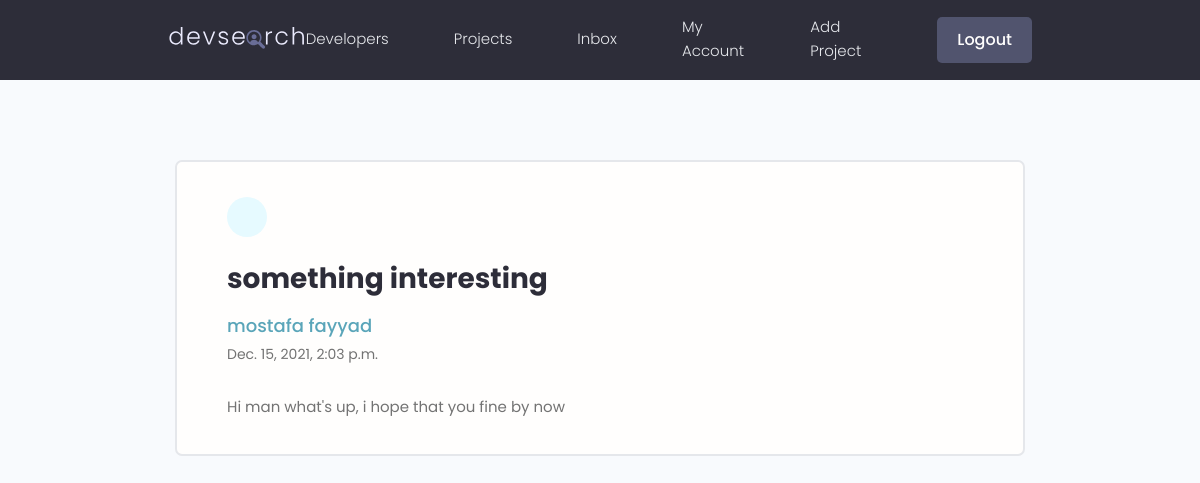
The page /user-message/b9021a7f-8710-4bbe-8c5c-cf5f92b96431/ (signed in) on the database its author committed.
### users/models.py (models this page shows, shortened)
class Message(models.Model):
    sender = models.ForeignKey(Profile, null=True, blank=True, on_delete=models.SET_NULL)
    receiver = models.ForeignKey(Profile, null=True, blank=True, on_delete=models.SET_NULL, related_name="messages")
    name = models.CharField(max_length=255, blank=True, null=True)
    email = models.EmailField(max_length=255, blank=True, null=True)
    subject = models.CharField(max_length=255, blank=True, null=True)
    body = models.TextField()
    is_read = models.BooleanField(default=False, null=True)
    created = models.DateTimeField(auto_now_add=True)
    id = models.UUIDField(default=uuid.uuid4, unique=True, primary_key=True, editable=False)
    class Meta:
        ordering = ["is_read", "-created"]

### users/views.py (the view)
# urls.py: path("user-message/<str:pk>/", views.viewUserMessage, name="user-message"),
@login_required(login_url="login")
def viewUserMessage(request, pk):
    profile = request.user.profile
    message = profile.messages.get(id=pk)
    if message.is_read == False: # mark message as read
        message.is_read = True
        message.save()
    context = {
        "message": message
    }
    return render(request, 'users/user_message.html', context)

### users/templates/users/user_message.html (shortened to what this page needs)
{% extends "main.html" %}
{% block content %}
  <main class="messagePage my-xl">
    <div class="content-box">
      <div class="message">
        <a class="backButton" href="{% url 'user-inbox' %}"></a>
        <h2 class="message__subject">{{message.subject}}</h4>
          <a href="profile.html" class="message__author">{{message.name}}</a>
          <p class="message__date">{{message.created}}</p>
          <div class="message__body">{{message.body|linebreaksbr}}</div>
      </div>
    </div>
  </main>
{% endblock content %}

### static/styles/app.css (style rules this page uses)
:root { --color-sub: #2d2d39; }
.content-box { width: 95%; max-width: 85rem; margin: 0 auto; }
.message { padding: 2.5rem 0; }
.message > a { display: flex; gap: 1rem; }
.message__author, .message__date { flex-basis: 25%; }
.message__subject { flex-basis: 50%; }
.message__date { text-align: right; }
.messagePage .message { list-style: none; background: var(--color-white); padding: 3.5rem 5rem; border: 2px solid var(--color-light); border-radius: 0.7rem; }
.messagePage .message__subject { font-size: 2.8rem; color: var(--color-sub); margin-bottom: 1rem; margin-top: 2rem; }
.messagePage .message__author { font-size: 1.8rem; font-weight: 500; }
.messagePage .message__date { font-size: 1.4rem; font-weight: 400; text-align: left; margin-bottom: 3rem; }
.backButton { background: var(--color-main-light); color: var(--color-main); width: 4rem; height: 4rem; display: flex; align-items: center; justify-content: center; border-radius: 50%; }

### static/uikit/styles/modules/_variables.css (style rules this page uses)
:root { --color-main: #5aa5b9; --color-main-light: #e6faff; --color-sub: #3f4156; --color-sub-light: #51546e; --color-sub-lighter: #ededfd; --color-text: #737373; --color-gray: #8b8b8b; --color-light: #e5e7eb; --color-light-gray: #767676; --color-bg: #f8fafd; --color-white: #fffefd; --color-white-light: #f3f3f3; --color-success: #359e64; --color-success-bg: #def8e8; --color-error: #fc4b0b; --color-error-bg: #fff2ee; --font-base: 'Poppins', arial, helvetica, 'Segoe UI', roboto, ubuntu, sans-serif; --font-monospace: 'Fira Code', 'Courier New', courier, monospace; --font-regular: 300; --font-medium: 500; --font-bold: 700; --generic-shadow: 1px 1px 5px #00000010; --generic-transition: all 0.3s ease-in-out; }

### static/uikit/styles/modules/_base.css (style rules this page uses)
* { margin: 0; padding: 0; box-sizing: border-box; text-rendering: optimizeLegibility; color: inherit; font-size: inherit; }
html { font-size: 50%; }
@media only screen and (min-width: 480px) { html { font-size: 56.25%; } }
@media only screen and (min-width: 1200px) { html { font-size: 62.5%; } }
body { line-height: 1.6; font-weight: 400; font-size: 1.5rem; color: var(--color-text); background-color: var(--color-bg); min-height: 100vh; }

### static/uikit/styles/modules/_typography.css (style rules this page uses)
* { font-family: var(--font-base); }
h2 { font-size: 3.6rem; font-weight: var(--font-bold); }
p, span, strong { font-size: 1.6rem; color: var(--color-text); font-weight: var(--font-regular); }
a { padding-bottom: 2px; text-decoration: none; display: inline-block; color: var(--color-main); font-weight: var(--font-medium); }

### static/uikit/styles/modules/_utilities.css (style rules this page uses)
.my-xl { margin: 8rem auto; }

### rows shown on the page
Message: subject "something interesting", name "mostafa fayyad", created "Dec. 15, 2021, 2:03 p.m.", body "Hi man what's up, i hope that you fine by now"
